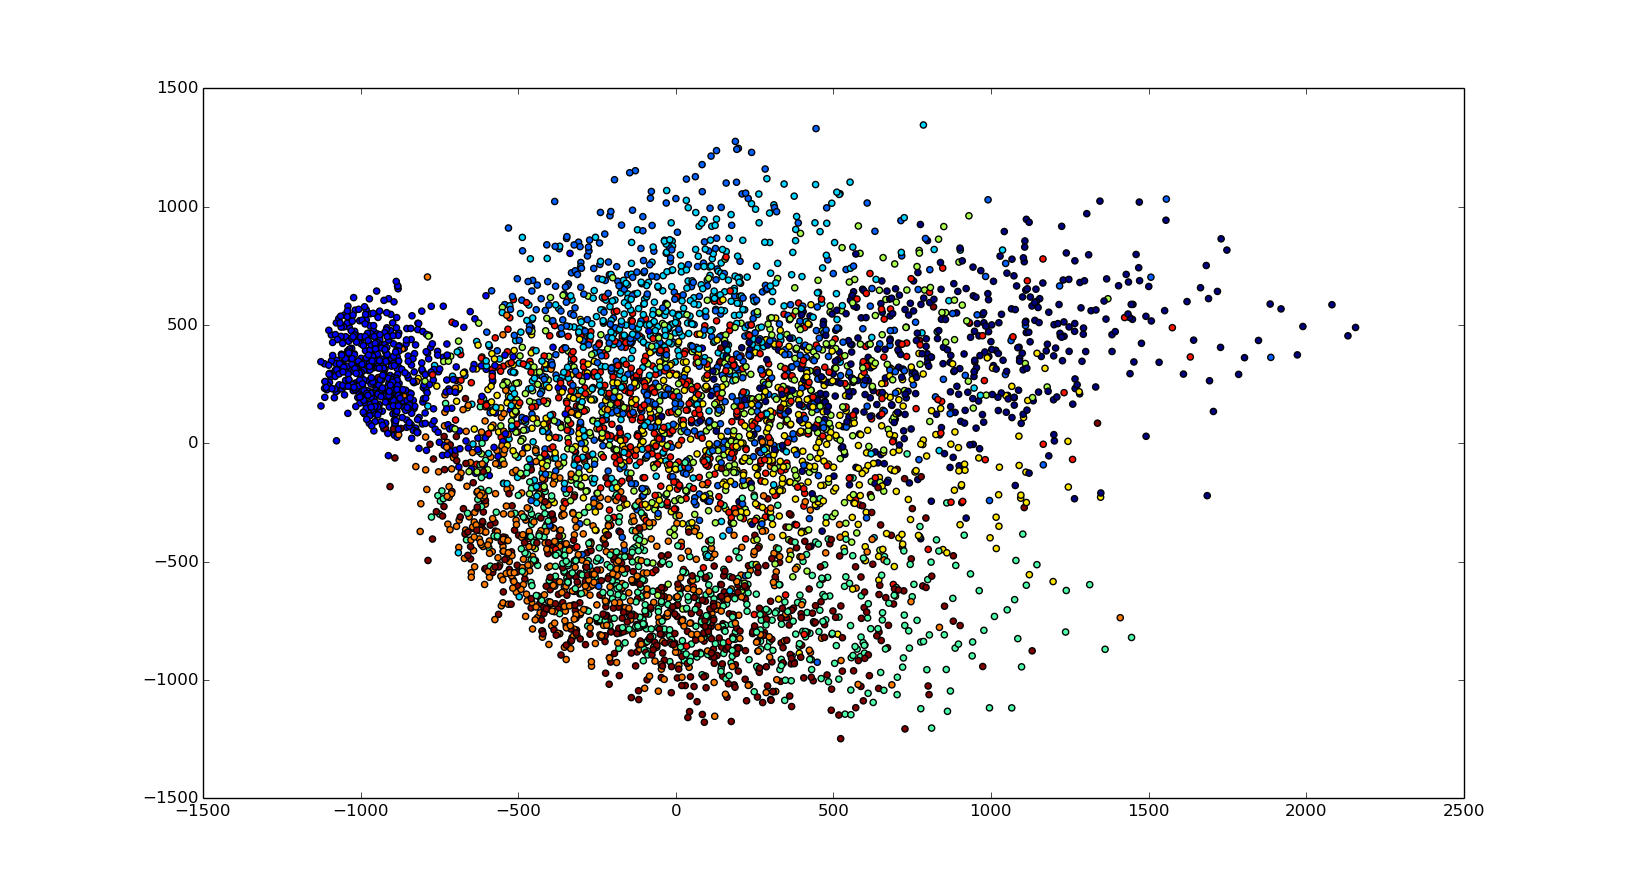

The Python source for this figure:
import os, sys, getopt, pdb
from numpy import *
from numpy.linalg import *
from numpy.random import *
import pylab as plt

sys.path.append('../DATA_READ/')
from read_data import * 

def mds(d, dimensions = 2):
    """
    Multidimensional Scaling - Given a matrix of interpoint distances,
    find a set of low dimensional points that have similar interpoint
    distances.
    """

    (n,n) = d.shape
    E = (-0.5 * d**2)

    # Use mat to get column and row means to act as column and row means.
    Er = mat(mean(E,1))
    Es = mat(mean(E,0))

    # From Principles of Multivariate Analysis: A User's Perspective (page 107).
    F = array(E - transpose(Er) - Es + mean(E))

    [U, S, V] = svd(F)

    Y = U * sqrt(S)

    return (Y[:,0:dimensions], S)

def norm(vec):
    return sqrt(sum(vec**2))

def square_points(size):
    nsensors = size ** 2
    return array([(i / size, i % size) for i in range(nsensors)])

def main():

    [X,Y]=read_dataset(sys.argv[1])
    points=X
    labels=Y

    (n, d) = points.shape;
    distance = zeros((n,n))
    for (i, pointi) in enumerate(points):
        for (j, pointj) in enumerate(points):
            distance[i,j] = norm(pointi - pointj)

    Y, eigs = mds(distance)
    plt.figure(1)
    classes = list()
    for i in labels:
        classes += [i]
    labels = asarray(classes)
    Y = asarray(Y)
    labels = asarray(labels)
    plt.scatter(Y[:,0],Y[:,1], 20, labels)
    plt.show()

if __name__ ==  "__main__":
    main()

# [X,Y]=read_dataset(sys.argv[1])
# points=X
# labels=Y
# (n, d) = points.shape;
# points = points - tile(mean(points, 0), (n, 1));
# (l, M) = linalg.eig(dot(points.T, points));
# X = dot(points, M[:,0:2]);
# (n, d) = X.shape;
# plt.figure(2)
# plt.scatter(X[:,0], X[:,1], 20, labels);
# plt.show()
